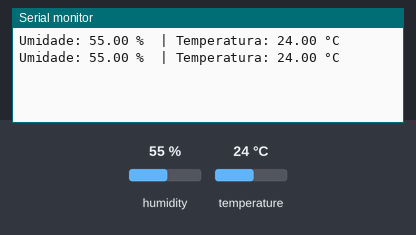
A sketch run on a simulated ESP32. Shown: the last lines printed to the serial monitor. Inputs (shaded band) come from the test bench; at power-on: humidity 55 %, temperature 24 °C.

Above: at 2.8 s.
2.9 s: humidity set to 22 %
At 5.2 s:
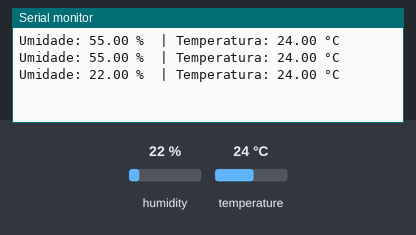
5.6 s: temperature set to 12 °C
At 6.9 s:
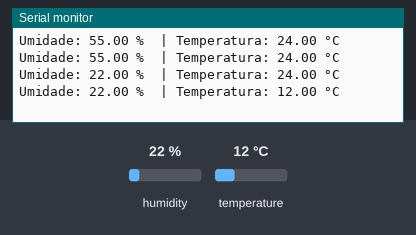
8.3 s: humidity set to 40 %
At 10.4 s:
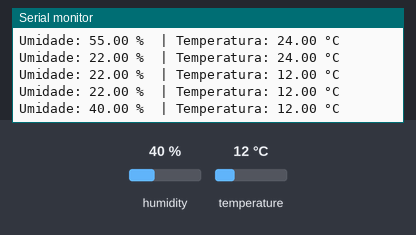
Timing chart, 0 to 11.9 s (numbered marks = the images above; inputs shaded):
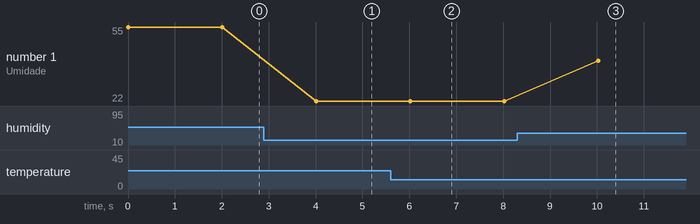

Measured:
- after the input at 2.9 s, the serial monitor: prints a new line after 1.1 s (image 1)
- after the input at 5.6 s, the serial monitor: prints a new line after 0.42 s (image 2)
- after the input at 8.3 s, the serial monitor: prints a new line after 1.7 s (image 3)
- plotted number 1: 55 → 22 after the input at 2.9 s, 22 → 40 after the input at 8.3 s

The sketch:

esp32_farmtech.ino
```cpp
#include <DHT.h>

#define DHTPIN 15
#define DHTTYPE DHT22

DHT dht(DHTPIN, DHTTYPE);

void setup() {
  Serial.begin(115200);
  dht.begin();
}

void loop() {
  float h = dht.readHumidity();
  float t = dht.readTemperature();

  if (isnan(h) || isnan(t)) {
    Serial.println("Falha ao ler do DHT!");
  } else {
    Serial.print("Umidade: ");
    Serial.print(h);
    Serial.print(" %  | Temperatura: ");
    Serial.print(t);
    Serial.println(" °C");
  }

  delay(2000);
}
```
